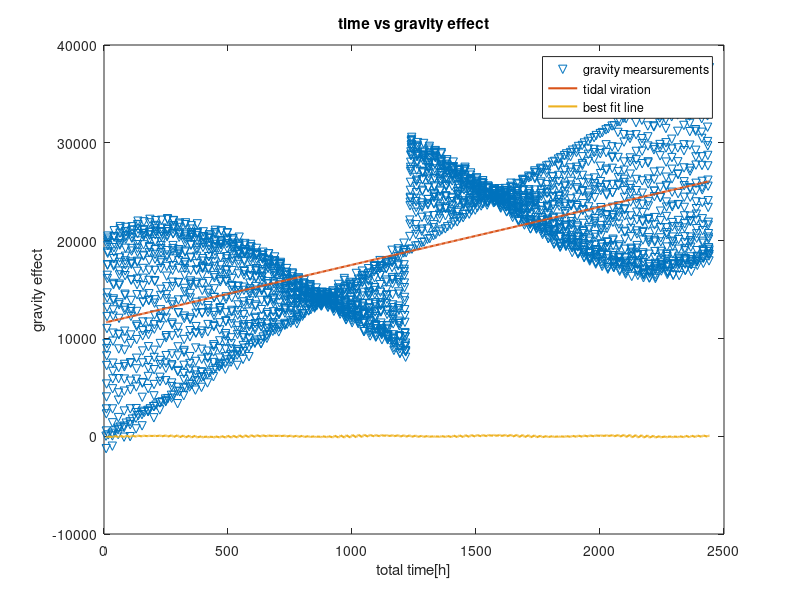
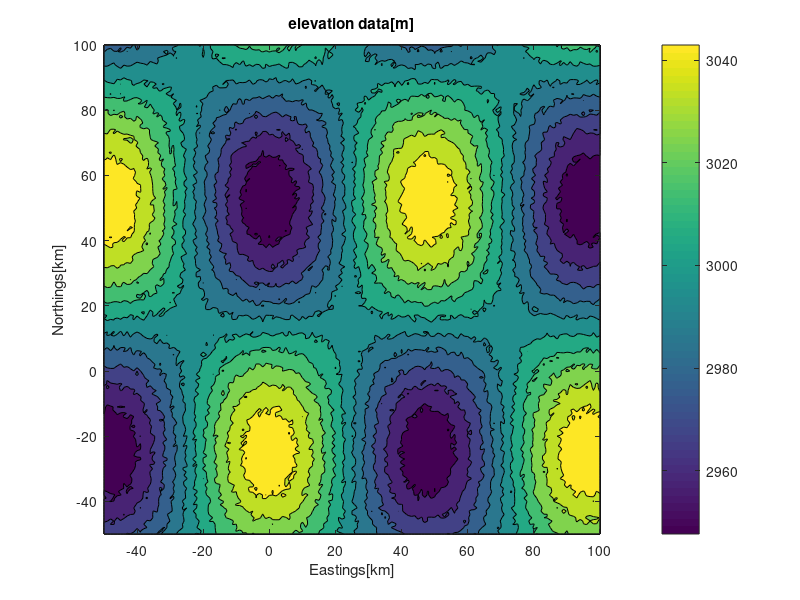

Write the MATLAB code that produced these figures, in order. (Note: this script raises an error after producing the figures.)
clear all; close all;
G = 6.674e-11;
load('goph_547_lab_2_data_w2020.mat');
base_point=grav_survey_data(:,1);
day=grav_survey_data(:,2);
time=grav_survey_data(:,3);
total_time=grav_survey_data(:,4);
x=grav_survey_data(:,5);
y=grav_survey_data(:,6);
z=grav_survey_data(:,7);
g=grav_survey_data(:,8);
dg_tide=grav_survey_data(:,9);

%Data Preparation
%Q1
figure
g(1)=0;
p = polyfit(total_time,g,1);
f = polyval(p,total_time);
plot(total_time,g,'v',total_time,f,'-',...
                                        'MarkerSize',0.5,...
                                        'LineWidth',1.5);
hold on
plot(total_time,dg_tide,'LineWidth',1.5);
xlabel('total time[h]');
ylabel('gravity effect');
legend('gravity mearsurements','tidal viration','best fit line');
title('time vs gravity effect');
%Q2
figure
contourf(Xt,Yt,Zt);
colorbar;
xlabel('Eastings[km]');ylabel('Northings[km]');
title('elevation data[m]');
%display elevation information
disp(string(strcat('Mean elevation:',{' '},mat2str(min(min(Zt))))));
disp(string(strcat('Range of elevations:',{' '},mat2str(min(min(Zt))),{' '},'to',{' '},mat2str(max(max(Zt))))));
z_datum=min(min(Zt));% set the datum

%Q3
x_sort=zeros(size(x,1),3);
x_sort =[x y z];
[xsorted,ind_sort]=sortrows(x_sort,[1 2]);
[uniquex,ind_uniq,~]=unique(xsorted,'rows');
Xg=uniquex(:,1);
Yg=uniquex(:,2);
Zg=uniquex(:,3);
Nx=sqrt(length(Xg));
Ny=sqrt(length(Yg));

% creat the grids with reshape function
Xg1=reshape(Xg,[Nx,Ny]);
Yg1=reshape(Yg,[Nx,Ny]);
Zg1=reshape(Zg,[Nx,Ny]);
%creat the grids with meshgrid function 
Xgrid=0:50;
Ygrid=0:50;
[Xg2,Yg2]=meshgrid(Xgrid,Ygrid);
%verifing step
xdiff=Xg1-Xg2;
ydiff=Yg1-Yg2;
verifyx=find(xdiff);
verifyy=find(ydiff);

g(1)=grav_survey_data(1,8);
g_corr=g;
g_raw=g_corr;
g_raw(2:end)=g_raw(2:end)+g_raw(1);
g_raw=g_raw(ind_sort);
g_raw=g_raw(ind_uniq);
g_raw=reshape(g_raw,[Nx,Ny]);

figure
contourf(Xg1,Yg1,g_raw);
title('Measured Raw Gravity Effect');
xlabel('Easting/km');
ylabel('Northing/km');
colorbar;
%normal gravity correction
ge=9.7803253359;
k=0.00193185265241;
e2=0.0069437999013;
gt=ge*(1+k*(sin(49.1286*pi/180))^2)/sqrt(1-e2*(sin(49.1286*pi/180))^2);%using IGF compute gt
g_corr(1)=g_corr(1)-gt*10^8;
g_norm=g_corr;
g_norm(2:end)=g_norm(2:end)+g_norm(1);
g_norm=g_norm(ind_sort);
g_norm=g_norm(ind_uniq);
g_norm=reshape(g_norm,[Nx,Ny]);
figure
contourf(Xg1,Yg1,g_norm);
title('Normal Gravity Correction');
xlabel('Easting/km');
ylabel('Northing/km');
colorbar;
%%drift corrections
%tidal drift correction
g_corr=g_corr-dg_tide;
g_tide=g_corr;
g_tide(2:end)=g_tide(2:end)+g_tide(1);
g_tide=g_tide(ind_sort);
g_tide=g_tide(ind_uniq);
g_tide=reshape(g_tide,[Nx,Ny]);
figure
contourf(Xg1,Yg1,g_tide);
title('Normal Gravity and Tide Drift Correction');
xlabel('Easting/km');
ylabel('Northing/km');
colorbar;
%instrument drift correction
st=1;
for i = 2:length(base_point)  
    if base_point(i) == 1
        st = i;
        drift = g_corr(i); 
        g_corr(st:end) = g_corr(st:end) - drift; %subtract overnight drift
    end 
    
    if base_point(i) == 2
        drift = g_corr(i);       
        drift_rate = drift /(total_time(i) - total_time(st));
        g_corr(st+1:i-1) = g_corr(st+1:i-1) - drift_rate * ...
            (total_time(st+1:i-1) - total_time(st)); % subtract the time drift 
        g_corr(i:end) = g_corr(i:end) - drift;  % subtract the drift from points that are not the start nor end of loop
    end
end

% verify g_corr=0
for i=2:length(g_corr)
if (base_point(i)==1||base_point(i)==2)
        if(g_corr(i)~=0)
            disp('error');
        end
    end
end
g_corr(2:end)=g_corr(2:end)+g_corr(1);
%plot normal gravity and drift corrected data
figure
plot(total_time,g_corr);
xlabel('total time/h');
ylabel('gravity');
title('Normal gravity, tide and instrument drift corrected gravity')

g_corr=g_corr(ind_sort);
g_corr=g_corr(ind_uniq);
g_corr=reshape(g_corr,[Nx,Ny]);
g_drft=g_corr;
figure
contourf(Xg1,Yg1,g_drft);
title('normal gravity, tide and instrument drift corrected gravity');
xlabel('Easting/km');
ylabel('Northing/km');
colorbar;

%%elevation and terrain corrections
% free air correction
dg_FA=zeros(size(Zg));  
dz=Zg-z_datum;  
dg_FA=(-0.3086*dz)*10^3;  % convert mGal to uGal
dg_FA=reshape(dg_FA,[Nx,Ny]);
g_corr=g_corr-dg_FA;
g_FA=g_corr;


figure
contourf(Xg1,Yg1,g_FA);
title('free air correction');
xlabel('Easting/km');ylabel('Northing/km');
colorbar;
%Bourger plate correction
rho=2.65;
dg_BP=(0.04193*rho*dz)*10^3; %convert density from g/cc to kg/m^3
dg_BP((Zg-z_datum)>0)=0; 
dg_BP=reshape(dg_BP,[Nx,Ny]);
g_corr=g_corr-dg_BP;
g_elev=g_corr;


figure
contourf(Xg1,Yg1,g_elev);
title('Bourger plate correction');
xlabel('Easting/km');
ylabel('Northing/km');
colorbar;

%terrain correction
dg_terr=zeros(size(g_corr));
dx=1000;
dy=1000;
for i=1:numel(dg_terr)
    xi=[Xg1(i)*1000, Yg1(i)*1000,z_datum];
    for j=1:numel(Xt)
           xm=[Xt(j)*1000, Yt(j)*1000, 0.5*(Zt(j)+z_datum)];
           dm=rho*10^3*(Zt(j)-z_datum)*dx*dy;
           dg_terr(i)=dg_terr(i)+abs(grav_eff_point(xi,xm,dm,G));
    end
end

dg_terr=dg_terr*10^8; %convert unit from m/s^2 to uGal
g_corr=g_corr+dg_terr;
g_terr=g_corr;
%plot g_terr

figure
contourf(Xg1,Yg1,g_terr);
title('terrain correction');
xlabel('Easting/km');
ylabel('Northing/km');
colorbar;


dg_rgn1=mean(mean(g_corr));
g_corr=g_corr-dg_rgn1;
g_anom=g_corr;


figure
contourf(Xg1,Yg1,g_anom);
title('Bouguer anomaly after regional correction');
xlabel('Easting/km');
ylabel('Northing/km');
colorbar
%range of gravity anomaly
disp('Range of the gravity anomaly in uGal:');
fprintf('%.4e : %.4e\n\n',min(min(g_anom)),max(max(g_anom)));

%calculate the derivatives of gravity anomaly
dgdx=zeros(size(g_anom));
dgdy=zeros(size(g_anom));
d2gdz2=zeros(size(g_anom));
dgdx(:,2:end)=(g_anom(:,2:end)-g_anom(:,1:end-1))/dx;
dgdy(2:end,:)=(g_anom(2:end,:)-g_anom(1:end-1,:))/dy;
d2gdz2(2:end-1,2:end-1) = (2*(dx^2+dy^2)*g_anom(2:end-1,2:end-1)-( dx^2*(g_anom(3:end,2:end-1)+g_anom(1:end-2,2:end-1))+dy^2*(g_anom(2:end-1,3:end)+g_anom(2:end-1,1:end-2))))/(dx^2*dy^2);
%plot the first derivatives

figure
subplot(1,2,1);
contourf(Xg1,Yg1,dgdx);colorbar;axis equal;
title('dg/dx');xlabel('Easting/km');ylabel('Northing/km');
subplot(1,2,2);
contourf(Xg1,Yg1,dgdy);colorbar;axis equal;
title('dg/dy');xlabel('Easting/km');ylabel('Northing/km');

%plot the second derivative

figure
contourf(Xg1,Yg1,d2gdz2);colorbar;
title('second derivative of gravity effect');xlabel('Easting/km');ylabel('Northing/km');

%find the max g_anom 
[xi_anom,yi_anom]=find(g_anom==max(max(g_anom)));
maxanom=g_anom(xi_anom,yi_anom);
x_anom=Xg1(xi_anom,yi_anom);
y_anom=Yg1(xi_anom,yi_anom);
masslocation=[x_anom,y_anom,z_datum-500];
slocation=[x_anom,y_anom,z_datum];
mass=maxanom*10^(-8)*norm(masslocation-slocation)^3/(G*500);
disp('The total mass of anomalies is around:');
fprintf('%.4e kg\n',mass);


